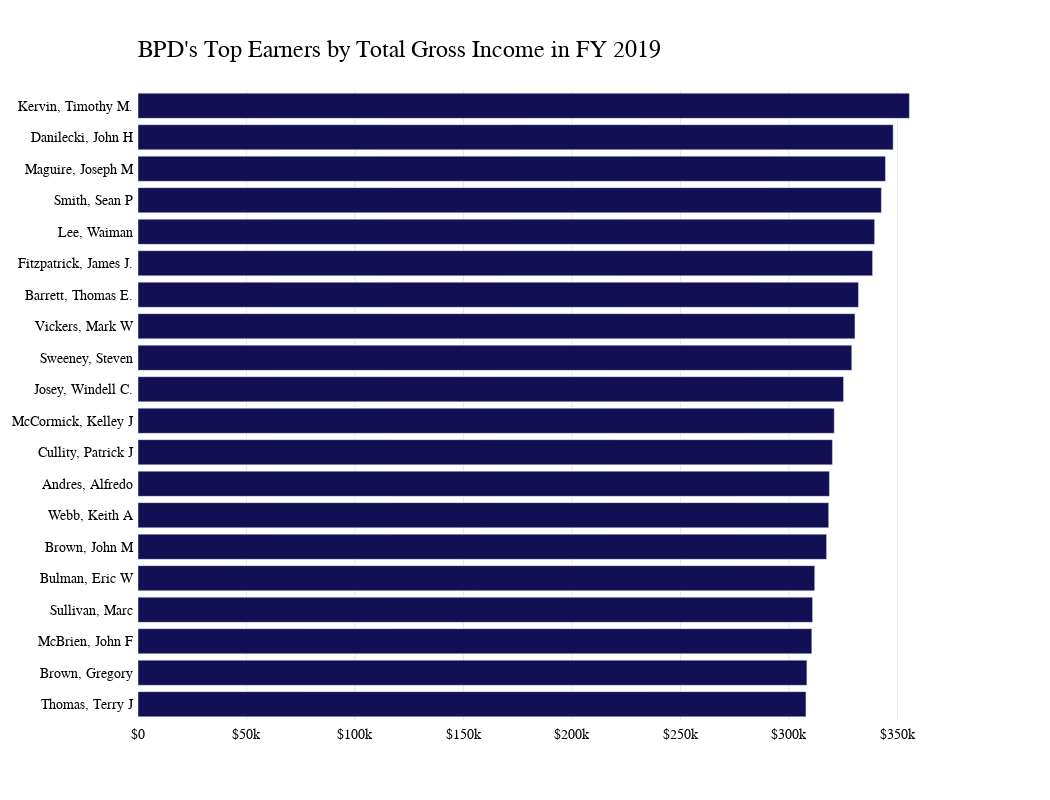

Write notebook code for a chart like this one.
### Code cell
# do the above thing but useing plotly

# show all the names on left side remove the name on right side

fig = px.bar(top19_20, x='TOTAL EARNINGS', y='NAME', color='NAME', orientation='h', title='<b>2019 Top Earners<b>', color_discrete_sequence=['#130F54'])
fig.update_layout(showlegend=False)
fig.update_layout(xaxis_title='', yaxis_title='')
fig.update_layout(font_family="GT America Bold")
# change the frount of thing other than title to GT-America-Standard-regular

fig.update_layout(font=dict(family="GT America", size=12, color="#000000"))

# increase the hight of the plot
fig.update_layout(height=600)

# make the background color to be transparent 
fig.update_xaxes(showgrid=True, gridwidth=0.5, gridcolor='LightGray')

# Aesthetic customizations
fig.update_layout(
    plot_bgcolor='rgba(0,0,0,0)',
    font_family="GT America",
    font_color="black",
    font_size=14,
    xaxis_title=None,
    yaxis_title=None,
    xaxis_tickprefix = '$',
    margin=dict(
        l=100,
        r=100,
        b=80,
        t=90,
        pad=4
    ),
    height=800,
    width=1050
)

# Customize title!
fig.update_layout(
    title=go.layout.Title(
        text="BPD's Top Earners by Total Gross Income in FY 2019",
        xref="paper",
        x=0,
        y=.95,
        font_family="GT America Bold",
        font_size=24
    )
)
fig.show()

### Figure 1 — Plotly figure (JSON) as saved in the notebook; plotly's stock layout.template omitted (floating-point values rounded to 4 significant figures)
{"data": [{"alignmentgroup": "True", "hovertemplate": "NAME=%{y}<br>TOTAL EARNINGS=%{x}<extra></extra>", "legendgroup": "Kervin, Timothy M.", "marker": {"color": "#130F54", "pattern": {"shape": ""}}, "name": "Kervin, Timothy M.", "offsetgroup": "Kervin, Timothy M.", "orientation": "h", "showlegend": true, "textposition": "auto", "type": "bar", "x": [355500.0], "xaxis": "x", "y": ["Kervin, Timothy M."], "yaxis": "y"}, {"alignmentgroup": "True", "hovertemplate": "NAME=%{y}<br>TOTAL EARNINGS=%{x}<extra></extra>", "legendgroup": "Danilecki, John H", "marker": {"color": "#130F54", "pattern": {"shape": ""}}, "name": "Danilecki, John H", "offsetgroup": "Danilecki, John H", "orientation": "h", "showlegend": true, "textposition": "auto", "type": "bar", "x": [348100.0], "xaxis": "x", "y": ["Danilecki, John H"], "yaxis": "y"}, {"alignmentgroup": "True", "hovertemplate": "NAME=%{y}<br>TOTAL EARNINGS=%{x}<extra></extra>", "legendgroup": "Maguire, Joseph M", "marker": {"color": "#130F54", "pattern": {"shape": ""}}, "name": "Maguire, Joseph M", "offsetgroup": "Maguire, Joseph M", "orientation": "h", "showlegend": true, "textposition": "auto", "type": "bar", "x": [344500.0], "xaxis": "x", "y": ["Maguire, Joseph M"], "yaxis": "y"}, {"alignmentgroup": "True", "hovertemplate": "NAME=%{y}<br>TOTAL EARNINGS=%{x}<extra></extra>", "legendgroup": "Smith, Sean P", "marker": {"color": "#130F54", "pattern": {"shape": ""}}, "name": "Smith, Sean P", "offsetgroup": "Smith, Sean P", "orientation": "h", "showlegend": true, "textposition": "auto", "type": "bar", "x": [342600.0], "xaxis": "x", "y": ["Smith, Sean P"], "yaxis": "y"}, {"alignmentgroup": "True", "hovertemplate": "NAME=%{y}<br>TOTAL EARNINGS=%{x}<extra></extra>", "legendgroup": "Lee, Waiman", "marker": {"color": "#130F54", "pattern": {"shape": ""}}, "name": "Lee, Waiman", "offsetgroup": "Lee, Waiman", "orientation": "h", "showlegend": true, "textposition": "auto", "type": "bar", "x": [339500.0], "xaxis": "x", "y": ["Lee, Waiman"], "yaxis": "y"}, {"alignmentgroup": "True", "hovertemplate": "NAME=%{y}<br>TOTAL EARNINGS=%{x}<extra></extra>", "legendgroup": "Fitzpatrick, James J.", "marker": {"color": "#130F54", "pattern": {"shape": ""}}, "name": "Fitzpatrick, James J.", "offsetgroup": "Fitzpatrick, James J.", "orientation": "h", "showlegend": true, "textposition": "auto", "type": "bar", "x": [338600.0], "xaxis": "x", "y": ["Fitzpatrick, James J."], "yaxis": "y"}, {"alignmentgroup": "True", "hovertemplate": "NAME=%{y}<br>TOTAL EARNINGS=%{x}<extra></extra>", "legendgroup": "Barrett, Thomas E.", "marker": {"color": "#130F54", "pattern": {"shape": ""}}, "name": "Barrett, Thomas E.", "offsetgroup": "Barrett, Thomas E.", "orientation": "h", "showlegend": true, "textposition": "auto", "type": "bar", "x": [332100.0], "xaxis": "x", "y": ["Barrett, Thomas E."], "yaxis": "y"}, {"alignmentgroup": "True", "hovertemplate": "NAME=%{y}<br>TOTAL EARNINGS=%{x}<extra></extra>", "legendgroup": "Vickers, Mark W", "marker": {"color": "#130F54", "pattern": {"shape": ""}}, "name": "Vickers, Mark W", "offsetgroup": "Vickers, Mark W", "orientation": "h", "showlegend": true, "textposition": "auto", "type": "bar", "x": [330500.0], "xaxis": "x", "y": ["Vickers, Mark W"], "yaxis": "y"}, {"alignmentgroup": "True", "hovertemplate": "NAME=%{y}<br>TOTAL EARNINGS=%{x}<extra></extra>", "legendgroup": "Sweeney, Steven", "marker": {"color": "#130F54", "pattern": {"shape": ""}}, "name": "Sweeney, Steven", "offsetgroup": "Sweeney, Steven", "orientation": "h", "showlegend": true, "textposition": "auto", "type": "bar", "x": [329000.0], "xaxis": "x", "y": ["Sweeney, Steven"], "yaxis": "y"}, {"alignmentgroup": "True", "hovertemplate": "NAME=%{y}<br>TOTAL EARNINGS=%{x}<extra></extra>", "legendgroup": "Josey, Windell C.", "marker": {"color": "#130F54", "pattern": {"shape": ""}}, "name": "Josey, Windell C.", "offsetgroup": "Josey, Windell C.", "orientation": "h", "showlegend": true, "textposition": "auto", "type": "bar", "x": [325200.0], "xaxis": "x", "y": ["Josey, Windell C."], "yaxis": "y"}, {"alignmentgroup": "True", "hovertemplate": "NAME=%{y}<br>TOTAL EARNINGS=%{x}<extra></extra>", "legendgroup": "McCormick, Kelley J", "marker": {"color": "#130F54", "pattern": {"shape": ""}}, "name": "McCormick, Kelley J", "offsetgroup": "McCormick, Kelley J", "orientation": "h", "showlegend": true, "textposition": "auto", "type": "bar", "x": [320900.0], "xaxis": "x", "y": ["McCormick, Kelley J"], "yaxis": "y"}, {"alignmentgroup": "True", "hovertemplate": "NAME=%{y}<br>TOTAL EARNINGS=%{x}<extra></extra>", "legendgroup": "Cullity, Patrick J", "marker": {"color": "#130F54", "pattern": {"shape": ""}}, "name": "Cullity, Patrick J", "offsetgroup": "Cullity, Patrick J", "orientation": "h", "showlegend": true, "textposition": "auto", "type": "bar", "x": [320100.0], "xaxis": "x", "y": ["Cullity, Patrick J"], "yaxis": "y"}, {"alignmentgroup": "True", "hovertemplate": "NAME=%{y}<br>TOTAL EARNINGS=%{x}<extra></extra>", "legendgroup": "Andres, Alfredo", "marker": {"color": "#130F54", "pattern": {"shape": ""}}, "name": "Andres, Alfredo", "offsetgroup": "Andres, Alfredo", "orientation": "h", "showlegend": true, "textposition": "auto", "type": "bar", "x": [318700.0], "xaxis": "x", "y": ["Andres, Alfredo"], "yaxis": "y"}, {"alignmentgroup": "True", "hovertemplate": "NAME=%{y}<br>TOTAL EARNINGS=%{x}<extra></extra>", "legendgroup": "Webb, Keith A", "marker": {"color": "#130F54", "pattern": {"shape": ""}}, "name": "Webb, Keith A", "offsetgroup": "Webb, Keith A", "orientation": "h", "showlegend": true, "textposition": "auto", "type": "bar", "x": [318300.0], "xaxis": "x", "y": ["Webb, Keith A"], "yaxis": "y"}, {"alignmentgroup": "True", "hovertemplate": "NAME=%{y}<br>TOTAL EARNINGS=%{x}<extra></extra>", "legendgroup": "Brown, John M", "marker": {"color": "#130F54", "pattern": {"shape": ""}}, "name": "Brown, John M", "offsetgroup": "Brown, John M", "orientation": "h", "showlegend": true, "textposition": "auto", "type": "bar", "x": [317400.0], "xaxis": "x", "y": ["Brown, John M"], "yaxis": "y"}, {"alignmentgroup": "True", "hovertemplate": "NAME=%{y}<br>TOTAL EARNINGS=%{x}<extra></extra>", "legendgroup": "Bulman, Eric W", "marker": {"color": "#130F54", "pattern": {"shape": ""}}, "name": "Bulman, Eric W", "offsetgroup": "Bulman, Eric W", "orientation": "h", "showlegend": true, "textposition": "auto", "type": "bar", "x": [311900.0], "xaxis": "x", "y": ["Bulman, Eric W"], "yaxis": "y"}, {"alignmentgroup": "True", "hovertemplate": "NAME=%{y}<br>TOTAL EARNINGS=%{x}<extra></extra>", "legendgroup": "Sullivan, Marc", "marker": {"color": "#130F54", "pattern": {"shape": ""}}, "name": "Sullivan, Marc", "offsetgroup": "Sullivan, Marc", "orientation": "h", "showlegend": true, "textposition": "auto", "type": "bar", "x": [310900.0], "xaxis": "x", "y": ["Sullivan, Marc"], "yaxis": "y"}, {"alignmentgroup": "True", "hovertemplate": "NAME=%{y}<br>TOTAL EARNINGS=%{x}<extra></extra>", "legendgroup": "McBrien, John F", "marker": {"color": "#130F54", "pattern": {"shape": ""}}, "name": "McBrien, John F", "offsetgroup": "McBrien, John F", "orientation": "h", "showlegend": true, "textposition": "auto", "type": "bar", "x": [310600.0], "xaxis": "x", "y": ["McBrien, John F"], "yaxis": "y"}, {"alignmentgroup": "True", "hovertemplate": "NAME=%{y}<br>TOTAL EARNINGS=%{x}<extra></extra>", "legendgroup": "Brown, Gregory", "marker": {"color": "#130F54", "pattern": {"shape": ""}}, "name": "Brown, Gregory", "offsetgroup": "Brown, Gregory", "orientation": "h", "showlegend": true, "textposition": "auto", "type": "bar", "x": [308300.0], "xaxis": "x", "y": ["Brown, Gregory"], "yaxis": "y"}, {"alignmentgroup": "True", "hovertemplate": "NAME=%{y}<br>TOTAL EARNINGS=%{x}<extra></extra>", "legendgroup": "Thomas, Terry J", "marker": {"color": "#130F54", "pattern": {"shape": ""}}, "name": "Thomas, Terry J", "offsetgroup": "Thomas, Terry J", "orientation": "h", "showlegend": true, "textposition": "auto", "type": "bar", "x": [307900.0], "xaxis": "x", "y": ["Thomas, Terry J"], "yaxis": "y"}], "layout": {"barmode": "relative", "font": {"color": "black", "family": "GT America", "size": 14}, "height": 800, "legend": {"title": {"text": "NAME"}, "tracegroupgap": 0}, "margin": {"b": 80, "l": 100, "pad": 4, "r": 100, "t": 90}, "plot_bgcolor": "rgba(0,0,0,0)", "showlegend": false, "title": {"font": {"family": "GT America Bold", "size": 24}, "text": "BPD's Top Earners by Total Gross Income in FY 2019", "x": 0, "xref": "paper", "y": 0.95}, "width": 1050, "xaxis": {"anchor": "y", "domain": [0, 1], "gridcolor": "LightGray", "gridwidth": 0.5, "showgrid": true, "tickprefix": "$", "title": {}}, "yaxis": {"anchor": "x", "categoryarray": ["Thomas, Terry J", "Brown, Gregory", "McBrien, John F", "Sullivan, Marc", "Bulman, Eric W", "Brown, John M", "Webb, Keith A", "Andres, Alfredo", "Cullity, Patrick J", "McCormick, Kelley J", "Josey, Windell C.", "Sweeney, Steven", "Vickers, Mark W", "Barrett, Thomas E.", "Fitzpatrick, James J.", "Lee, Waiman", "Smith, Sean P", "Maguire, Joseph M", "Danilecki, John H", "Kervin, Timothy M."], "categoryorder": "array", "domain": [0, 1], "title": {}}}}
